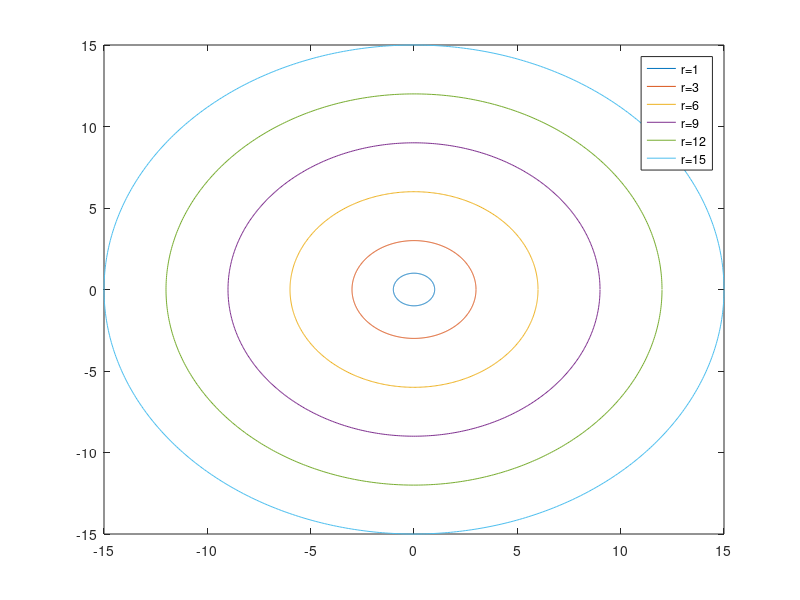

This chart was generated by the following MATLAB code:
r=[1 3:3:15];
rho=[0:0.01:2*pi];
for i = 1:length(r)
    x = r(i)*cos(rho);
    y = r(i)*sin(rho);
    curr_legend = strcat("r=",int2str(r(i)));
    plot(x,y, 'DisplayName', curr_legend );
    hold on;
end
legend;
hold off;